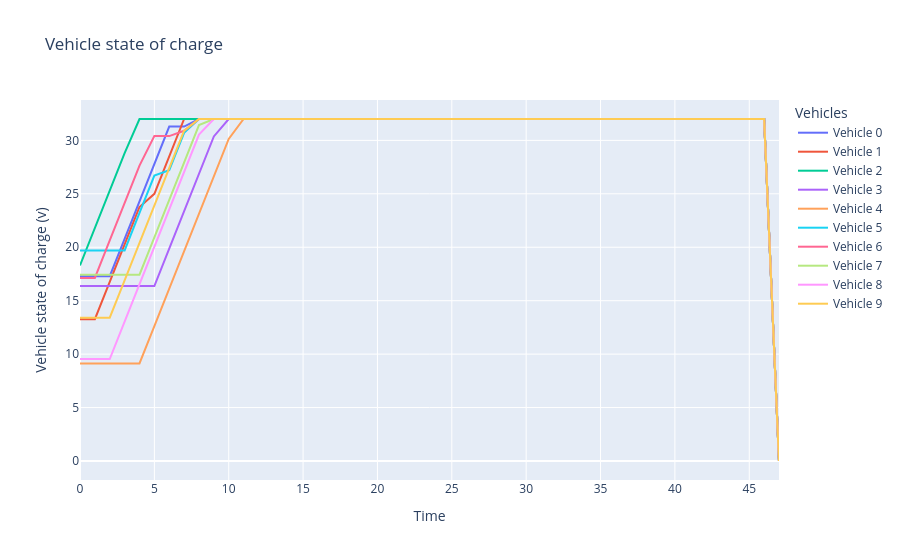

The notebook cell saved with this chart:
### Code cell
# Electric fleet charging example problem

# h = 0.5 [h] granularity
# v_[t,i]: Vehicle i state of charge at time t [kWh]
# c_[t,i]: Vehicle i charge rate at time t [kW]
# prices_t: Electricity price at time t [£/kWh] 
# c_max: Maximum charging rate per vehicle
# grid: Grid connection limit [kW]
# v_max: Vehical battery capacity [kWh]
# tarrive_i: arrival time for vehicle i
# v0_i: arrival state of charge for vehicle i 

# Constraints
# v_[0,i] = v0_i #For simplicity take vehicle state of charge to be v0 at all times before t_arrive
# v_[11,i] >= 0.8*v_max #Each vehicle must reach 80% charge by 6am 
# c_[t,i] <= c_max
# v_[t,i] <= v_max
# c_[t,i] == 0 for all t<=t_arrive
# sum_i(c_[t,i]) <= grid
# v_[t,i] = v[t-1,i] + h*c[t,i]

# Objective function
# Minimise cost
# Minimise (h*sum_t{sum_i(c_[t,i])*prices_t}

h = 0.5 #granularity
T = 48 # number of time steps
I = 10 # number of vehicles
c_max = 7 # max charge rate [kW]
v_max = 40 # max vehicle battery capacity [kWh]
grid = 50 # grid connection limit [kw]

# Generate arrival state of charge between 20-50% full
rng = np.random.default_rng(seed=42)
v0 = (rng.random(I)*0.3+0.2)*v_max

# Generate arrival times
t_arrive = rng.integers(low=0, high=7, size=10)

v = cp.Variable((T,I))
c = cp.Variable((T,I))

constraints4 = [ v[0,:] == v0,
                 v[11,:] >= 0.8*v_max,
                0 <=c,  c <= c_max,
                0 <=v, v <= v_max,
                cp.sum(c,axis=1)<=50]

# Create zero mask for restricting charging before t_arrive
time_indices = np.arange(T)[:, None]
zero_mask = time_indices<t_arrive
constraints4.append(
    c[zero_mask] == 0
)

# Time linking of state of charge
constraints4.append(
    v[1:T-1,:] == v[0:T-2,:]+h*c[1:T-1,:]
)

#Objective function

# Sum over vehicles
total_per_timestep = cp.sum(c,axis=1)

obj4 = cp.Minimize(h*total_per_timestep@prices)

#Form & solve problem
prob4 = cp.Problem(obj4, constraints4)
prob4.solve(solver=cp.HIGHS) #Returns the optimal vlaue
print("status", prob4.status)
print("optimal value", prob4.value)

vehicle_output = v.value
charge_output = c.value

# Convert the matrix into a Pandas DataFrame
# Each column represents a vehicle, each row is a time step
df = pd.DataFrame(
    vehicle_output, 
    columns=[f"Vehicle {i}" for i in range(I)]
)

df["Time"] = np.arange(T)

fig_veh = px.line(
    df, 
    x="Time", 
    y=[f"Vehicle {i}" for i in range(I)], # Selects all vehicle columns to plot
    labels={"value": "Vehicle state of charge (v)", "variable": "Vehicles"},
    title="Vehicle state of charge"
)

# Display the interactive chart
fig_veh.show()

### Figure 1 — Plotly figure (JSON) as saved in the notebook; plotly's stock layout.template omitted (floating-point values rounded to 4 significant figures)
{"data": [{"hovertemplate": "Vehicles=Vehicle 0<br>Time=%{x}<br>Vehicle state of charge (v)=%{y}<extra></extra>", "legendgroup": "Vehicle 0", "line": {"color": "#636efa", "dash": "solid"}, "marker": {"symbol": "circle"}, "mode": "lines", "name": "Vehicle 0", "orientation": "v", "showlegend": true, "type": "scatter", "x": [0, 1, 2, 3, 4, 5, 6, 7, 8, 9, 10, 11, 12, 13, 14, 15, 16, 17, 18, 19, 20, 21, 22, 23, 24, 25, 26, 27, 28, 29, 30, 31, 32, 33, 34, 35, 36, 37, 38, 39, 40, 41, 42, 43, 44, 45, 46, 47], "xaxis": "x", "y": [17.29, 17.29, 17.29, 20.79, 24.29, 27.79, 31.29, 31.29, 32.0, 32.0, 32.0, 32.0, 32.0, 32.0, 32.0, 32.0, 32.0, 32.0, 32.0, 32.0, 32.0, 32.0, 32.0, 32.0, 32.0, 32.0, 32.0, 32.0, 32.0, 32.0, 32.0, 32.0, 32.0, 32.0, 32.0, 32.0, 32.0, 32.0, 32.0, 32.0, 32.0, 32.0, 32.0, 32.0, 32.0, 32.0, 32.0, -0.0], "yaxis": "y"}, {"hovertemplate": "Vehicles=Vehicle 1<br>Time=%{x}<br>Vehicle state of charge (v)=%{y}<extra></extra>", "legendgroup": "Vehicle 1", "line": {"color": "#EF553B", "dash": "solid"}, "marker": {"symbol": "circle"}, "mode": "lines", "name": "Vehicle 1", "orientation": "v", "showlegend": true, "type": "scatter", "x": [0, 1, 2, 3, 4, 5, 6, 7, 8, 9, 10, 11, 12, 13, 14, 15, 16, 17, 18, 19, 20, 21, 22, 23, 24, 25, 26, 27, 28, 29, 30, 31, 32, 33, 34, 35, 36, 37, 38, 39, 40, 41, 42, 43, 44, 45, 46, 47], "xaxis": "x", "y": [13.27, 13.27, 16.77, 20.27, 23.77, 25.0, 28.5, 32.0, 32.0, 32.0, 32.0, 32.0, 32.0, 32.0, 32.0, 32.0, 32.0, 32.0, 32.0, 32.0, 32.0, 32.0, 32.0, 32.0, 32.0, 32.0, 32.0, 32.0, 32.0, 32.0, 32.0, 32.0, 32.0, 32.0, 32.0, 32.0, 32.0, 32.0, 32.0, 32.0, 32.0, 32.0, 32.0, 32.0, 32.0, 32.0, 32.0, -0.0], "yaxis": "y"}, {"hovertemplate": "Vehicles=Vehicle 2<br>Time=%{x}<br>Vehicle state of charge (v)=%{y}<extra></extra>", "legendgroup": "Vehicle 2", "line": {"color": "#00cc96", "dash": "solid"}, "marker": {"symbol": "circle"}, "mode": "lines", "name": "Vehicle 2", "orientation": "v", "showlegend": true, "type": "scatter", "x": [0, 1, 2, 3, 4, 5, 6, 7, 8, 9, 10, 11, 12, 13, 14, 15, 16, 17, 18, 19, 20, 21, 22, 23, 24, 25, 26, 27, 28, 29, 30, 31, 32, 33, 34, 35, 36, 37, 38, 39, 40, 41, 42, 43, 44, 45, 46, 47], "xaxis": "x", "y": [18.3, 21.8, 25.3, 28.8, 32.0, 32.0, 32.0, 32.0, 32.0, 32.0, 32.0, 32.0, 32.0, 32.0, 32.0, 32.0, 32.0, 32.0, 32.0, 32.0, 32.0, 32.0, 32.0, 32.0, 32.0, 32.0, 32.0, 32.0, 32.0, 32.0, 32.0, 32.0, 32.0, 32.0, 32.0, 32.0, 32.0, 32.0, 32.0, 32.0, 32.0, 32.0, 32.0, 32.0, 32.0, 32.0, 32.0, -0.0], "yaxis": "y"}, {"hovertemplate": "Vehicles=Vehicle 3<br>Time=%{x}<br>Vehicle state of charge (v)=%{y}<extra></extra>", "legendgroup": "Vehicle 3", "line": {"color": "#ab63fa", "dash": "solid"}, "marker": {"symbol": "circle"}, "mode": "lines", "name": "Vehicle 3", "orientation": "v", "showlegend": true, "type": "scatter", "x": [0, 1, 2, 3, 4, 5, 6, 7, 8, 9, 10, 11, 12, 13, 14, 15, 16, 17, 18, 19, 20, 21, 22, 23, 24, 25, 26, 27, 28, 29, 30, 31, 32, 33, 34, 35, 36, 37, 38, 39, 40, 41, 42, 43, 44, 45, 46, 47], "xaxis": "x", "y": [16.37, 16.37, 16.37, 16.37, 16.37, 16.37, 19.87, 23.37, 26.87, 30.37, 32.0, 32.0, 32.0, 32.0, 32.0, 32.0, 32.0, 32.0, 32.0, 32.0, 32.0, 32.0, 32.0, 32.0, 32.0, 32.0, 32.0, 32.0, 32.0, 32.0, 32.0, 32.0, 32.0, 32.0, 32.0, 32.0, 32.0, 32.0, 32.0, 32.0, 32.0, 32.0, 32.0, 32.0, 32.0, 32.0, 32.0, -0.0], "yaxis": "y"}, {"hovertemplate": "Vehicles=Vehicle 4<br>Time=%{x}<br>Vehicle state of charge (v)=%{y}<extra></extra>", "legendgroup": "Vehicle 4", "line": {"color": "#FFA15A", "dash": "solid"}, "marker": {"symbol": "circle"}, "mode": "lines", "name": "Vehicle 4", "orientation": "v", "showlegend": true, "type": "scatter", "x": [0, 1, 2, 3, 4, 5, 6, 7, 8, 9, 10, 11, 12, 13, 14, 15, 16, 17, 18, 19, 20, 21, 22, 23, 24, 25, 26, 27, 28, 29, 30, 31, 32, 33, 34, 35, 36, 37, 38, 39, 40, 41, 42, 43, 44, 45, 46, 47], "xaxis": "x", "y": [9.13, 9.13, 9.13, 9.13, 9.13, 12.63, 16.13, 19.63, 23.13, 26.63, 30.13, 32.0, 32.0, 32.0, 32.0, 32.0, 32.0, 32.0, 32.0, 32.0, 32.0, 32.0, 32.0, 32.0, 32.0, 32.0, 32.0, 32.0, 32.0, 32.0, 32.0, 32.0, 32.0, 32.0, 32.0, 32.0, 32.0, 32.0, 32.0, 32.0, 32.0, 32.0, 32.0, 32.0, 32.0, 32.0, 32.0, -0.0], "yaxis": "y"}, {"hovertemplate": "Vehicles=Vehicle 5<br>Time=%{x}<br>Vehicle state of charge (v)=%{y}<extra></extra>", "legendgroup": "Vehicle 5", "line": {"color": "#19d3f3", "dash": "solid"}, "marker": {"symbol": "circle"}, "mode": "lines", "name": "Vehicle 5", "orientation": "v", "showlegend": true, "type": "scatter", "x": [0, 1, 2, 3, 4, 5, 6, 7, 8, 9, 10, 11, 12, 13, 14, 15, 16, 17, 18, 19, 20, 21, 22, 23, 24, 25, 26, 27, 28, 29, 30, 31, 32, 33, 34, 35, 36, 37, 38, 39, 40, 41, 42, 43, 44, 45, 46, 47], "xaxis": "x", "y": [19.71, 19.71, 19.71, 19.71, 23.21, 26.71, 27.21, 30.71, 32.0, 32.0, 32.0, 32.0, 32.0, 32.0, 32.0, 32.0, 32.0, 32.0, 32.0, 32.0, 32.0, 32.0, 32.0, 32.0, 32.0, 32.0, 32.0, 32.0, 32.0, 32.0, 32.0, 32.0, 32.0, 32.0, 32.0, 32.0, 32.0, 32.0, 32.0, 32.0, 32.0, 32.0, 32.0, 32.0, 32.0, 32.0, 32.0, -0.0], "yaxis": "y"}, {"hovertemplate": "Vehicles=Vehicle 6<br>Time=%{x}<br>Vehicle state of charge (v)=%{y}<extra></extra>", "legendgroup": "Vehicle 6", "line": {"color": "#FF6692", "dash": "solid"}, "marker": {"symbol": "circle"}, "mode": "lines", "name": "Vehicle 6", "orientation": "v", "showlegend": true, "type": "scatter", "x": [0, 1, 2, 3, 4, 5, 6, 7, 8, 9, 10, 11, 12, 13, 14, 15, 16, 17, 18, 19, 20, 21, 22, 23, 24, 25, 26, 27, 28, 29, 30, 31, 32, 33, 34, 35, 36, 37, 38, 39, 40, 41, 42, 43, 44, 45, 46, 47], "xaxis": "x", "y": [17.13, 17.13, 20.63, 24.13, 27.63, 30.4, 30.4, 30.9, 32.0, 32.0, 32.0, 32.0, 32.0, 32.0, 32.0, 32.0, 32.0, 32.0, 32.0, 32.0, 32.0, 32.0, 32.0, 32.0, 32.0, 32.0, 32.0, 32.0, 32.0, 32.0, 32.0, 32.0, 32.0, 32.0, 32.0, 32.0, 32.0, 32.0, 32.0, 32.0, 32.0, 32.0, 32.0, 32.0, 32.0, 32.0, 32.0, -0.0], "yaxis": "y"}, {"hovertemplate": "Vehicles=Vehicle 7<br>Time=%{x}<br>Vehicle state of charge (v)=%{y}<extra></extra>", "legendgroup": "Vehicle 7", "line": {"color": "#B6E880", "dash": "solid"}, "marker": {"symbol": "circle"}, "mode": "lines", "name": "Vehicle 7", "orientation": "v", "showlegend": true, "type": "scatter", "x": [0, 1, 2, 3, 4, 5, 6, 7, 8, 9, 10, 11, 12, 13, 14, 15, 16, 17, 18, 19, 20, 21, 22, 23, 24, 25, 26, 27, 28, 29, 30, 31, 32, 33, 34, 35, 36, 37, 38, 39, 40, 41, 42, 43, 44, 45, 46, 47], "xaxis": "x", "y": [17.43, 17.43, 17.43, 17.43, 17.43, 20.93, 24.43, 27.93, 31.43, 32.0, 32.0, 32.0, 32.0, 32.0, 32.0, 32.0, 32.0, 32.0, 32.0, 32.0, 32.0, 32.0, 32.0, 32.0, 32.0, 32.0, 32.0, 32.0, 32.0, 32.0, 32.0, 32.0, 32.0, 32.0, 32.0, 32.0, 32.0, 32.0, 32.0, 32.0, 32.0, 32.0, 32.0, 32.0, 32.0, 32.0, 32.0, -0.0], "yaxis": "y"}, {"hovertemplate": "Vehicles=Vehicle 8<br>Time=%{x}<br>Vehicle state of charge (v)=%{y}<extra></extra>", "legendgroup": "Vehicle 8", "line": {"color": "#FF97FF", "dash": "solid"}, "marker": {"symbol": "circle"}, "mode": "lines", "name": "Vehicle 8", "orientation": "v", "showlegend": true, "type": "scatter", "x": [0, 1, 2, 3, 4, 5, 6, 7, 8, 9, 10, 11, 12, 13, 14, 15, 16, 17, 18, 19, 20, 21, 22, 23, 24, 25, 26, 27, 28, 29, 30, 31, 32, 33, 34, 35, 36, 37, 38, 39, 40, 41, 42, 43, 44, 45, 46, 47], "xaxis": "x", "y": [9.537, 9.537, 9.537, 13.04, 16.54, 20.04, 23.54, 27.04, 30.54, 32.0, 32.0, 32.0, 32.0, 32.0, 32.0, 32.0, 32.0, 32.0, 32.0, 32.0, 32.0, 32.0, 32.0, 32.0, 32.0, 32.0, 32.0, 32.0, 32.0, 32.0, 32.0, 32.0, 32.0, 32.0, 32.0, 32.0, 32.0, 32.0, 32.0, 32.0, 32.0, 32.0, 32.0, 32.0, 32.0, 32.0, 32.0, -0.0], "yaxis": "y"}, {"hovertemplate": "Vehicles=Vehicle 9<br>Time=%{x}<br>Vehicle state of charge (v)=%{y}<extra></extra>", "legendgroup": "Vehicle 9", "line": {"color": "#FECB52", "dash": "solid"}, "marker": {"symbol": "circle"}, "mode": "lines", "name": "Vehicle 9", "orientation": "v", "showlegend": true, "type": "scatter", "x": [0, 1, 2, 3, 4, 5, 6, 7, 8, 9, 10, 11, 12, 13, 14, 15, 16, 17, 18, 19, 20, 21, 22, 23, 24, 25, 26, 27, 28, 29, 30, 31, 32, 33, 34, 35, 36, 37, 38, 39, 40, 41, 42, 43, 44, 45, 46, 47], "xaxis": "x", "y": [13.4, 13.4, 13.4, 16.9, 20.4, 23.9, 27.4, 30.9, 32.0, 32.0, 32.0, 32.0, 32.0, 32.0, 32.0, 32.0, 32.0, 32.0, 32.0, 32.0, 32.0, 32.0, 32.0, 32.0, 32.0, 32.0, 32.0, 32.0, 32.0, 32.0, 32.0, 32.0, 32.0, 32.0, 32.0, 32.0, 32.0, 32.0, 32.0, 32.0, 32.0, 32.0, 32.0, 32.0, 32.0, 32.0, 32.0, -0.0], "yaxis": "y"}], "layout": {"legend": {"title": {"text": "Vehicles"}, "tracegroupgap": 0}, "title": {"text": "Vehicle state of charge"}, "xaxis": {"anchor": "y", "domain": [0, 1], "title": {"text": "Time"}}, "yaxis": {"anchor": "x", "domain": [0, 1], "title": {"text": "Vehicle state of charge (v)"}}}}
